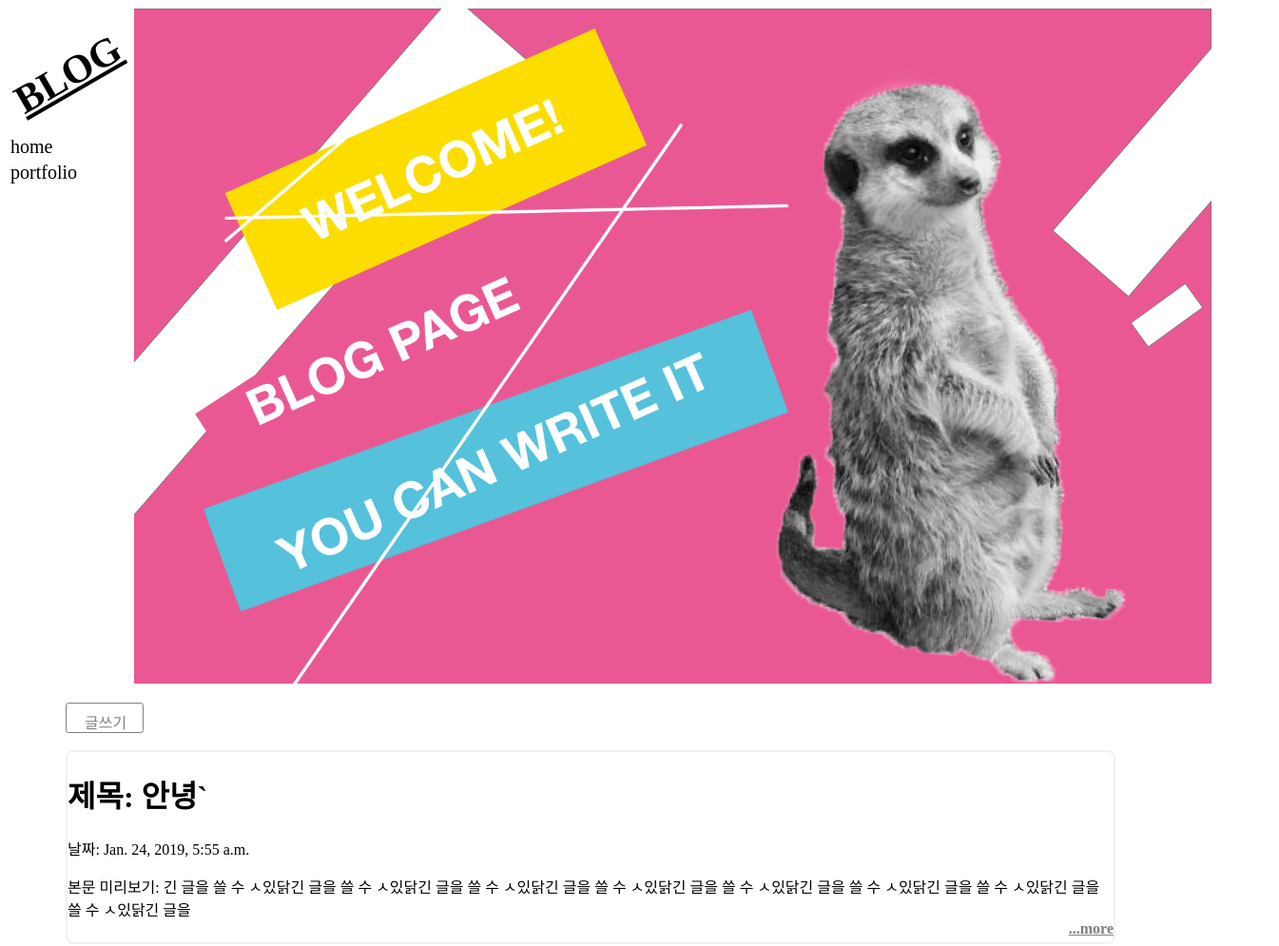
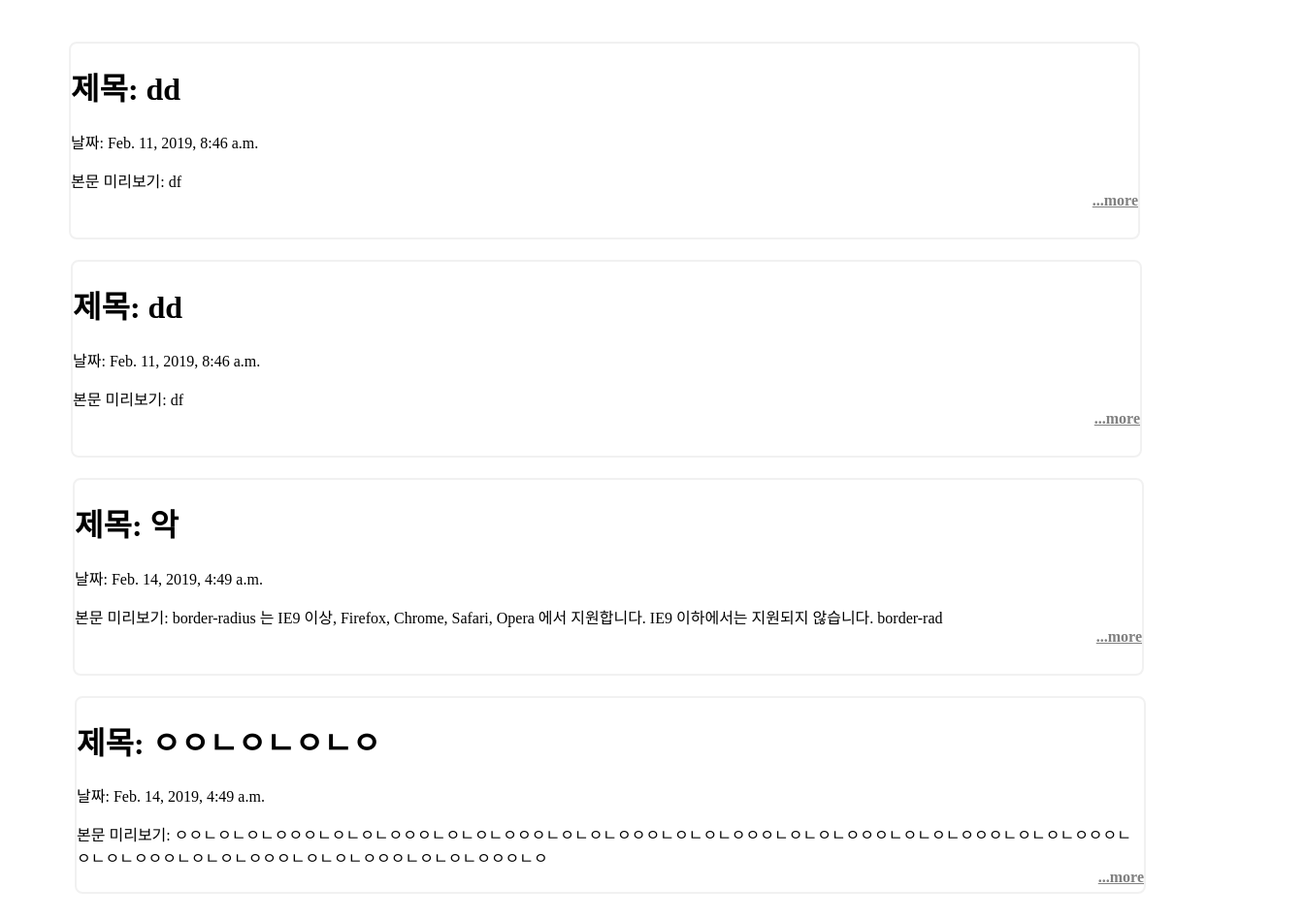
The page / on the database its author committed (2 pictures, top to bottom).
### blog/models.py (models this page shows, shortened)
class Blog(models.Model):
    title = models.CharField(max_length = 200)
    pub_date = models.DateTimeField('date published')
    body = models.TextField()
    def summary(self):
        return self.body[:100]

### blog/views.py (the view)
# urls.py: 2. Add a URL to urlpatterns:  path('', views.home, name='home')
def home(request):
    blogs = Blog.objects #모델로부터 객체목록을 전달받을 수 있게 된다.
    return render(request, 'home.html', {'blogs' : blogs})

### blog/templates/home.html (shortened to what this page needs)
{% load static %}
<head>
    <link rel="stylesheet" href="{% static 'css/style.css' %}">
</<head>
<div class="head">
    <div class="side_bar" style="background-color: white;">
        <p class="title">BLOG</p>
        <div class="menu">
            <a class="a" href="{%url 'main' %}" style="text-decoration:none;">home</a>
        </div>
        <div class="menu">
            <a class="a" href="{%url 'port' %}" style="text-decoration:none;">portfolio</a>
        </div>
    </div>
    <img class="back_img1" src="{% static '3.png' %}" style="top: -712px;">
</div>
<div class="head" style="background-color:white; padding-left: 60px;">
<br>
    <div style="width: 80px; height: 30px; border: 1px solid gray; background-color: white; border-radius:0.2em;">
        <a style="text-decoration: none; color: gray; position: relative; top: 7px; left: 19px;" href="{%url 'new' %}">글쓰기</a>
    </div>
<br>
    {% for blog in blogs.all%}
        <div style="width: 1100px; height: 200px; border: 2px solid rgba(120,120,120,0.1); border-radius:0.5em;">
            <h1> 제목: {{blog.title}}</h1>
            <p>날짜: {{blog.pub_date}}</p>
            <p>본문 미리보기: {{blog.summary}}<br>
            <a style="float: right; color: gray; font-weight: bold;" href="{%url 'detail' blog.id%}">...more</a></p>
        <div>
        <br>
        <br>
        <br>
    {% endfor %}
</div>

### blog/static/css/style.css (style rules this page uses)
.head { height: 710px; width: 1265px; border: 1px solid white; }
.side_bar { height: 710px; width: 130px; border: 1px solid white; display: inline-block; }
.back_img1 { width:1265px; position: relative; z-index: -1; }
.title { font-size: 42px; font-weight: bold; -ms-transform: rotate(-30deg); -webkit-transform: rotate(-30deg); transform: rotate(-30deg); text-decoration:underline; }
.menu { width:120px; height: 25px; border: 1px solid white; }
.a { color: black; font-size: 20px; }

### rows shown on the page
Blog: title "안녕`", pub_date "Jan. 24, 2019, 5:55 a.m.", summary "긴 글을 쓸 수 ㅅ있닭긴 글을 쓸 수 ㅅ있닭긴 글을 쓸 수 ㅅ있닭긴 글을 쓸 수 ㅅ있닭긴 글을 쓸 수 ㅅ있닭긴 글을 쓸 수 ㅅ있닭긴 글을 쓸 수 ㅅ있닭긴 글을 쓸 수 ㅅ있닭긴 글을"
Blog: title "dd", pub_date "Feb. 11, 2019, 8:46 a.m.", summary "df"
Blog: title "dd", pub_date "Feb. 11, 2019, 8:46 a.m.", summary "df"
Blog: title "악", pub_date "Feb. 14, 2019, 4:49 a.m.", summary "border-radius 는 IE9 이상, Firefox, Chrome, Safari, Opera 에서 지원합니다. IE9 이하에서는 지원되지 않습니다. border-rad"
Blog: title "ㅇㅇㄴㅇㄴㅇㄴㅇ", pub_date "Feb. 14, 2019, 4:49 a.m.", summary "ㅇㅇㄴㅇㄴㅇㄴㅇㅇㅇㄴㅇㄴㅇㄴㅇㅇㅇㄴㅇㄴㅇㄴㅇㅇㅇㄴㅇㄴㅇㄴㅇㅇㅇㄴㅇㄴㅇㄴㅇㅇㅇㄴㅇㄴㅇㄴㅇㅇㅇㄴㅇㄴㅇㄴㅇㅇㅇㄴㅇㄴㅇㄴㅇㅇㅇㄴㅇㄴㅇㄴㅇㅇㅇㄴㅇㄴㅇㄴㅇㅇㅇㄴㅇㄴㅇㄴㅇㅇㅇㄴㅇㄴㅇㄴㅇㅇㅇㄴㅇ"
